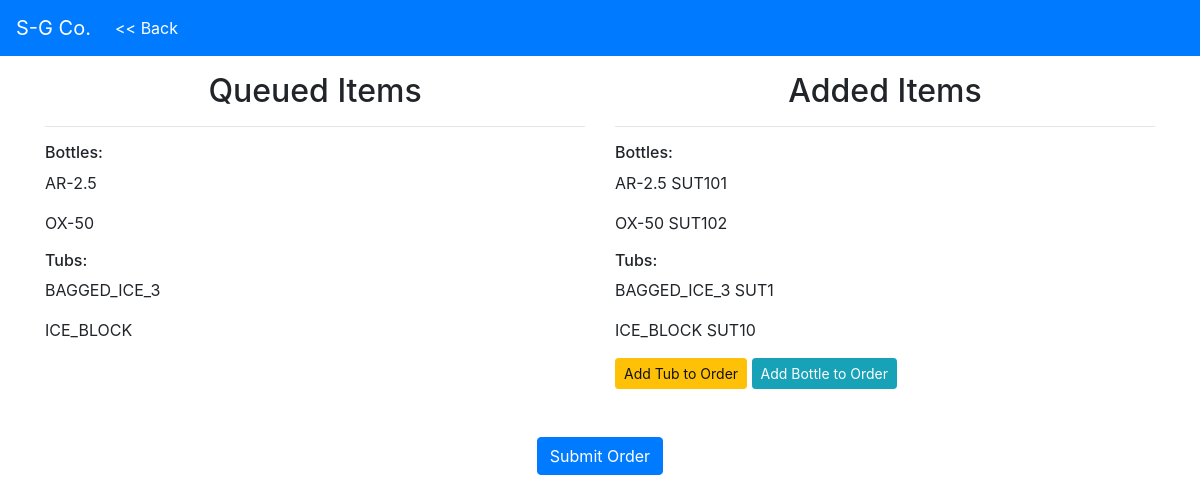
/warehouse/orders/31/ship/, run on the app's committed database.
### sales/models.py (models this page shows, shortened)
class QueuedBottle(models.Model):
    ACETYLENE = 'AC'
    ARGON = 'AR'
    BEER_GAS = 'BG'
    CARBON_DIOXIDE = 'CD'
    GUINNESS_GAS = 'GS'
    HELIUM = 'HE'
    MIX_C2 = 'C2'
    MIX_C10 = 'C10'
    MIX_C25 = 'C25'
    NITROGEN = 'NI'
    OXYGEN = 'OX'
    STARGON = 'ST'
    SYPHON = 'SY'
    FILL_CHOICES = (
        (ACETYLENE, 'Acetylene'),
        (ARGON, 'Argon'),
        (BEER_GAS, 'Beer Gas'),
        (CARBON_DIOXIDE, 'Carbon Dioxide'),
        (GUINNESS_GAS, 'Guinness Gas'),
        (HELIUM, 'Helium'),
        (MIX_C2, 'Mix C2'),
        (MIX_C10, 'Mix C10'),
        (MIX_C25, 'Mix C25'),
        (NITROGEN, 'Nitrogen'),
        (OXYGEN, 'Oxygen'),
        (STARGON, 'Stargon'),
        (SYPHON, 'Syphon'),
    )
    SIZE_CHOICES = (
        ('T', 'T'),
        ('K', 'K'),
        ('S', 'S'),
        ('D', 'D'),
        ('Q', 'Q'),
        ('R', 'R'),
        ('50', '50'),
        ('40', '40'),
        ('20', '20'),
        ('15', '15'),
        ('10', '10'),
        ('5', '5'),
        ('2.5', '2.5'),
    )
    fill = models.CharField(max_length=13, choices=FILL_CHOICES)
    size = models.CharField(max_length=3, choices=SIZE_CHOICES)
    order = models.ForeignKey(Order, on_delete=models.CASCADE)

class QueuedTub(models.Model):
    ICE_3 = 'ICE_3'
    ICE_16 = 'ICE_16'
    ICE_BLOCK = 'ICE_BLOCK'
    BAGGED_ICE_16 = 'BAGGED_ICE_16'
    BAGGED_ICE_3 = 'BAGGED_ICE_3'
    FILL_CHOICES = (
        (ICE_3, '3 Mill'),
        (ICE_16, '16 Mill'),
        (ICE_BLOCK, 'Ice Block'),
        (BAGGED_ICE_3, '3 Mill Bagged'),
        (BAGGED_ICE_16, '16 Mill Bagged'),
    )
    fill = models.CharField(max_length=13, choices=FILL_CHOICES)
    order = models.ForeignKey(Order, on_delete=models.CASCADE)

### inventory/models.py (models this page shows, shortened)
class Bottle(models.Model):
    TRUCK = 'TK'
    CUSTOMER = 'CS'
    DOCKED_EMPTY = 'DE'
    DOCKED_FULL = 'DF'
    RETEST = 'RT'
    STATUS_CHOICES = (
        (TRUCK, 'On Truck'),
        (CUSTOMER, 'Customer Site'),
        (DOCKED_FULL, 'Docked Full'),
        (DOCKED_EMPTY, 'Docked Empty'),
        (RETEST, 'Retest'),
    )
    ACETYLENE = 'AC'
    ARGON = 'AR'
    BEER_GAS = 'BG'
    CARBON_DIOXIDE = 'CD'
    GUINNESS_GAS = 'GS'
    HELIUM = 'HE'
    MIX_C2 = 'C2'
    MIX_C10 = 'C10'
    MIX_C25 = 'C25'
    NITROGEN = 'NI'
    OXYGEN = 'OX'
    STARGON = 'ST'
    SYPHON = 'SY'
    FILL_CHOICES = (
        (ACETYLENE, 'Acetylene'),
        (ARGON, 'Argon'),
        (BEER_GAS, 'Beer Gas'),
        (CARBON_DIOXIDE, 'Carbon Dioxide'),
        (GUINNESS_GAS, 'Guinness Gas'),
        (HELIUM, 'Helium'),
        (MIX_C2, 'Mix C2'),
        (MIX_C10, 'Mix C10'),
        (MIX_C25, 'Mix C25'),
        (NITROGEN, 'Nitrogen'),
        (OXYGEN, 'Oxygen'),
        (STARGON, 'Stargon'),
        (SYPHON, 'Syphon'),
    )
    SIZE_CHOICES = (
        ('T', 'T'),
        ('K', 'K'),
        ('S', 'S'),
        ('D', 'D'),
        ('Q', 'Q'),
        ('R', 'R'),
        ('50', '50'),
        ('40', '40'),
        ('20', '20'),
        ('15', '15'),
        ('10', '10'),
        ('5', '5'),
        ('2.5', '2.5'),
    )
    status = models.CharField(max_length=2, choices=STATUS_CHOICES, default=DOCKED_FULL)
    fill = models.CharField(max_length=3, choices=FILL_CHOICES)
    size = models.CharField(max_length=3, choices=SIZE_CHOICES, default='T')
    barcode = models.CharField(max_length=15, unique=True)
    serial_number = models.CharField(max_length=15, unique=True, primary_key=True)
    emp_init = models.CharField(max_length=3)
    order = models.ForeignKey(Order, null=True, blank=False, on_delete=models.CASCADE)

class Tub(models.Model):
    TRUCK = 'TK'
    CUSTOMER = 'CS'
    DOCKED_EMPTY = 'DE'
    DOCKED_FULL = 'DF'
    STATUS_CHOICES = (
        (TRUCK, 'On Truck'),
        (CUSTOMER, 'Customer Site'),
        (DOCKED_FULL, 'Docked Full'),
        (DOCKED_EMPTY, 'Docked Empty'),
    )
    ICE_3 = 'ICE_3'
    ICE_16 = 'ICE_16'
    ICE_BLOCK = 'ICE_BLOCK'
    BAGGED_ICE_16 = 'BAGGED_ICE_16'
    BAGGED_ICE_3 = 'BAGGED_ICE_3'
    FILL_CHOICES = (
        (ICE_3, '3 Mill'),
        (ICE_16, '16 Mill'),
        (ICE_BLOCK, 'Ice Block'),
        (BAGGED_ICE_3, '3 Mill Bagged'),
        (BAGGED_ICE_16, '16 Mill Bagged'),
    )
    status = models.CharField(max_length=2, choices=STATUS_CHOICES, default=DOCKED_EMPTY)
    fill = models.CharField(max_length=13, choices=FILL_CHOICES, default=ICE_3)
    barcode = models.CharField(max_length=15, unique=True)
    serial_number = models.CharField(max_length=15, unique=True, primary_key=True)
    emp_init = models.CharField(max_length=3)
    order = models.ForeignKey(Order, null=True, blank=False, on_delete=models.CASCADE)

### warehouse/views.py (the view)
# urls.py: url(r'^orders/(?P<order_num>[0-9]+)/ship/$', views.ship_order, name='order_ship'),
def ship_order(request, order_num):
    if request.method == 'POST':
        a = Order.objects.get(order_number=order_num)
        a.status = 'SHIPPED'
        a.save()
        return render(request, 'warehouse/orders.html')
    else:
        order = Order.objects.get(order_number=order_num)
        queued_bottles = QueuedBottle.objects.filter(order_id=order_num)
        queued_tubs = QueuedTub.objects.filter(order_id=order_num)
        added_bottles = Bottle.objects.filter(order=order, )
        added_tubs = Tub.objects.filter(order=order)
        context = {
            'order': order,
            'queued_bottles': queued_bottles,
            'queued_tubs': queued_tubs,
            'order_num': order_num,
            'added_bottles': added_bottles,
            'added_tubs': added_tubs,
        }
        return render(request, 'warehouse/ship-order.html', context)

### templates/warehouse/ship-order.html (shortened to what this page needs)
{% extends 'warehouse/base.html' %}
{% block back_link %}{% url 'warehouse:orders' %}{% endblock %}
{% block body %}
<div class="container">
  <div class="row mt-3">
    <div class="col-6">
      <h2 class="text-center">Queued Items</h2>
      <hr>
      <h6>Bottles:</h6>
      {% for bottle in queued_bottles %}
        <p>{{ bottle.fill }}-{{ bottle.size }}</p>
      {% endfor %}
      <h6>Tubs:</h6>
      {% for tub in queued_tubs %}
          <p>{{ tub.fill }}</p>
      {% endfor %}
    </div>
    <div class="col-6">
      <h2 class="text-center">Added Items</h2>
      <hr>
      <h6>Bottles:</h6>
      {% for bottle in added_bottles %}
        <p>{{ bottle.fill }}-{{ bottle.size }} {{ bottle.barcode }}</p>
      {% endfor %}
      <h6>Tubs:</h6>
      {% for tub in added_tubs %}
        <p>{{ tub.fill }} {{ tub.barcode }}</p>
      {% endfor %}
      <a id="tubmodalopen" data-toggle='modal' data-target='#addtubmodal' href="{% url 'warehouse:add_order_tub' order_num%}" class="btn btn-sm btn-warning">Add Tub to Order</a>
      <a id="bottlemodalopen" data-toggle='modal' data-target='#addbottlemodal' href="{% url 'warehouse:add_order_bottle' order_num%}" class="btn btn-sm btn-info">Add Bottle to Order</a>
    </div>
  </div>
  <div class="row justify-content-center mt-5">
    <div class="col text-center">
      <form action="{% url 'warehouse:order_ship' order.pk %}" method="post">
        <div class="form-group">
          <button type='submit' class="btn btn-primary">Submit Order</button>
        </div>
      </form>
    </div>
  </div>
</div>
{% endblock %}

### data on the page
QueuedBottle: fill "AR", size "2.5"
QueuedBottle: fill "OX", size "50"
QueuedTub: fill "BAGGED_ICE_3"
QueuedTub: fill "ICE_BLOCK"
Bottle: fill "AR", size "2.5", barcode "SUT101"
Bottle: fill "OX", size "50", barcode "SUT102"
Tub: fill "BAGGED_ICE_3", barcode "SUT1"
Tub: fill "ICE_BLOCK", barcode "SUT10"
